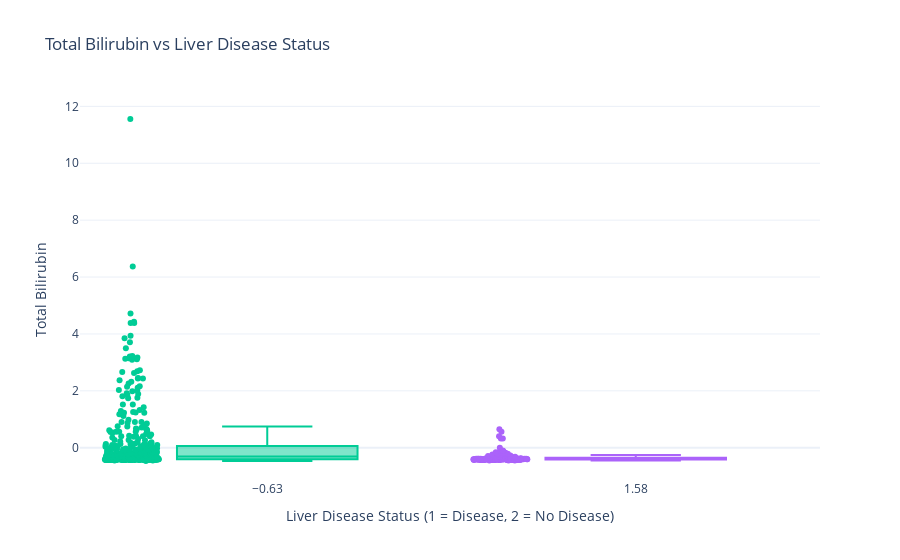

Here is the notebook cell this chart was saved with:
### Code cell
# 📊 Step 10: Bivariate Analysis – Total Bilirubin vs Liver Disease Status

fig = px.box(
    df,
    x='dataset',                      # ✅ Use 'dataset' instead of 'target'
    y='total_bilirubin',
    points='all',
    title="Total Bilirubin vs Liver Disease Status",
    color='dataset',
    template="plotly_white",
    color_discrete_map={1: 'tomato', 2: 'lightgreen'}
)

fig.update_layout(
    xaxis_title="Liver Disease Status (1 = Disease, 2 = No Disease)",
    yaxis_title="Total Bilirubin",
    showlegend=False
)

fig.show()

### Figure 1 — Plotly figure (JSON) as saved in the notebook; plotly's stock layout.template omitted (floating-point values rounded to 4 significant figures; data arrays with more than 128 entries replaced by an {"elided": "..."} marker saying what was removed)
{"data": [{"alignmentgroup": "True", "boxpoints": "all", "hovertemplate": "dataset=%{x}<br>total_bilirubin=%{y}<extra></extra>", "legendgroup": "-0.6335947503667528", "marker": {"color": "#00cc96"}, "name": "-0.6335947503667528", "notched": false, "offsetgroup": "-0.6335947503667528", "orientation": "v", "showlegend": true, "type": "box", "x": {"elided": "416 float values"}, "x0": " ", "xaxis": "x", "y": {"elided": "416 float values"}, "y0": " ", "yaxis": "y"}, {"alignmentgroup": "True", "boxpoints": "all", "hovertemplate": "dataset=%{x}<br>total_bilirubin=%{y}<extra></extra>", "legendgroup": "1.5782959051052046", "marker": {"color": "#ab63fa"}, "name": "1.5782959051052046", "notched": false, "offsetgroup": "1.5782959051052046", "orientation": "v", "showlegend": true, "type": "box", "x": {"elided": "167 float values"}, "x0": " ", "xaxis": "x", "y": {"elided": "167 float values"}, "y0": " ", "yaxis": "y"}], "layout": {"boxmode": "overlay", "legend": {"title": {"text": "dataset"}, "tracegroupgap": 0}, "showlegend": false, "title": {"text": "Total Bilirubin vs Liver Disease Status"}, "xaxis": {"anchor": "y", "categoryarray": [-0.6336, 1.578], "categoryorder": "array", "domain": [0, 1], "title": {"text": "Liver Disease Status (1 = Disease, 2 = No Disease)"}}, "yaxis": {"anchor": "x", "domain": [0, 1], "title": {"text": "Total Bilirubin"}}}}
